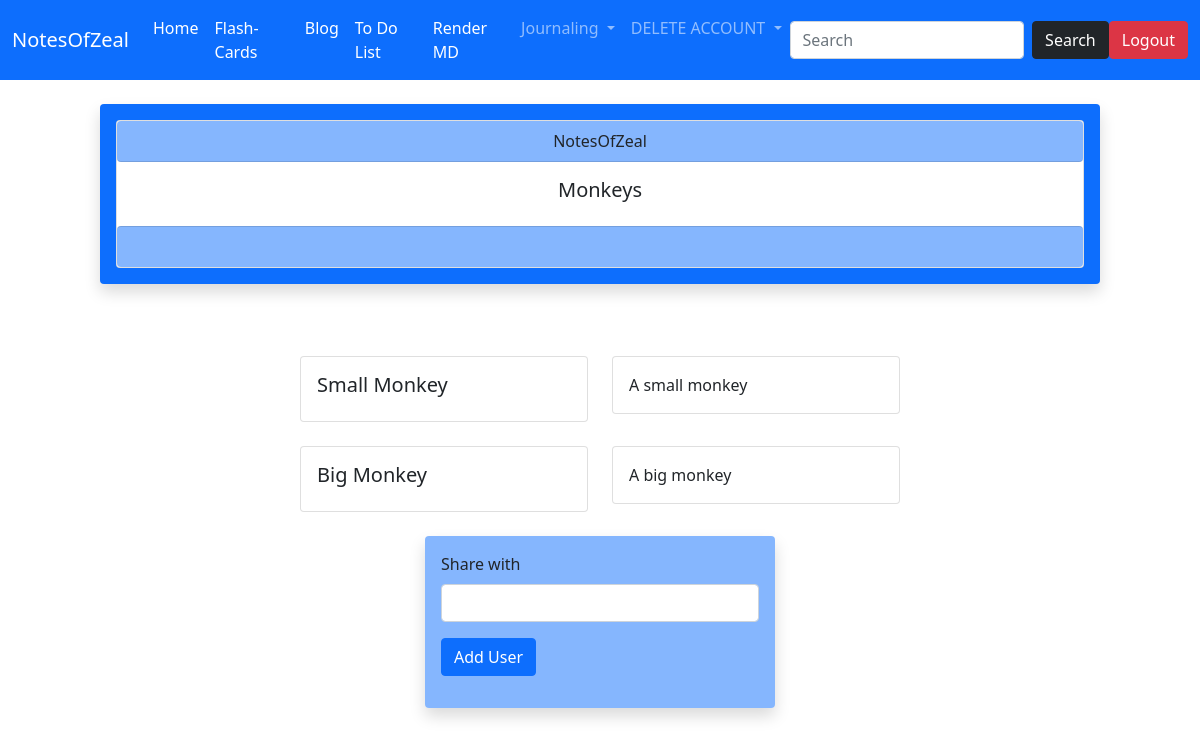
Page /renderfc/9065 (signed in) on the committed database.
### website/models.py (models this page shows)
class Flashcard(UserMixin, db.Model):
    id = db.Column(db.Integer, primary_key = True)
    owner = db.Column(db.String(64))
    fctitle = db.Column(db.String(64))
    fcterm =  db.Column(db.String(64))
    fcdesc = db.Column(db.String(5000))
    fcurl = db.Column(db.Integer)

### website/routes.py (the view, shortened to what this page needs)
@login_required
@myobj.route('/renderfc/<int:num>', methods = ['GET', 'POST'])
def renderfc(num):
    currentowner =  (Flashcard.query.filter_by(fcurl = num).first()).owner == current_user.username
    form = ShareForm()
    color = 'danger'
    templist = []
    flashcards = Flashcard.query.filter_by(fcurl = num).all()
    for flashcard in flashcards:
        title = flashcard.fctitle
        templist.append({'term': flashcard.fcterm, 'description':flashcard.fcdesc})
    return render_template('renderfc.html', title = title, templist = templist, form = form, color = color, currentowner = currentowner)

### website/forms.py
class ShareForm(FlaskForm):
    sharedwith = StringField('Share with', validators = [InputRequired()])
    submit = SubmitField('Add User')

class SearchForm(FlaskForm):
    searched = StringField("Searched", validators = [DataRequired()])
    submit = SubmitField("Submit")

### website/models.py (called while the page is built)
@logging.user_loader
def load_user(user_id):
    return User.query.get(int(user_id))

### website/routes.py (called while the page is built)
@myobj.context_processor
def base():
    form = SearchForm()
    return dict(form=form)

### website/templates/renderfc.html (shortened to what this page needs)
{% extends 'base.html' %}
{% block content %}
<div class="shadow p-3 mb-5 bg-primary bg-opacity-0 rounded mx-auto" style="width: 1000px;">
    <div class="card text-center">
        <div class="bg-primary bg-opacity-50 rounded card-header">
          NotesOfZeal
        </div>
        <div class="card-body">
          <h5 class="card-title">{{title}}</h5>
        </div>
        <div class="bg-primary bg-opacity-50 rounded card-footer text-muted">
          <br>
        </div>
    </div>
</div>
<br>
{% for items in templist %}
<div class="mx-auto" style="width: 600px;">
    <div class="row">
        <div class="col-sm-6">
          <div class="card">
            <div class="card-body">
              <h5 class="card-title">{{ items.term }}</h5>
            </div>
          </div>
        </div>
        <div class="col-sm-6">
          <div class="card">
            <div class="card-body">
              <p1 class="card-text">{{ items.description }}</p1>
            </div>
          </div>
        </div>
    </div>
</div>
<br>
{% endfor %}
{% if currentowner == True %}
<div class="shadow p-3 mb-5 bg-primary bg-opacity-50 rounded mx-auto" style="width: 350px;">
  <form method = "POST" novalidate>
      <p>
          {{ form.sharedwith.label(class="form-label") }}
          {{ form.sharedwith(class="form-control") }}
      </p>
      <p>
          {{ form.submit(class="btn btn-primary") }}
      </p>
  </form>
</div>
{% endif %}
{% endblock %}

### rows in the picture
Flashcard: fctitle "Monkeys", term "Big Monkey", description "A big monkey"
Flashcard: term "Small Monkey", description "A small monkey"
